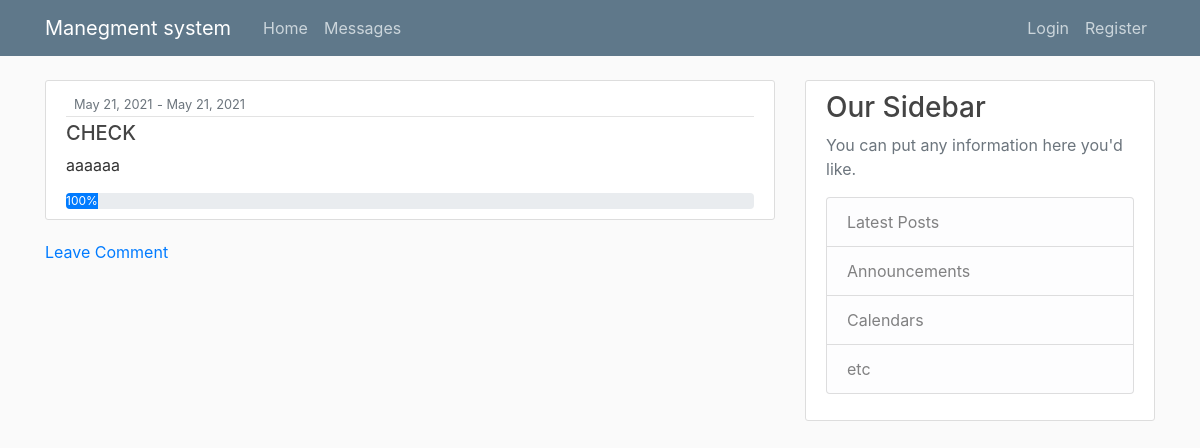
Page /Devlop/5/1/ on the earlier database version.
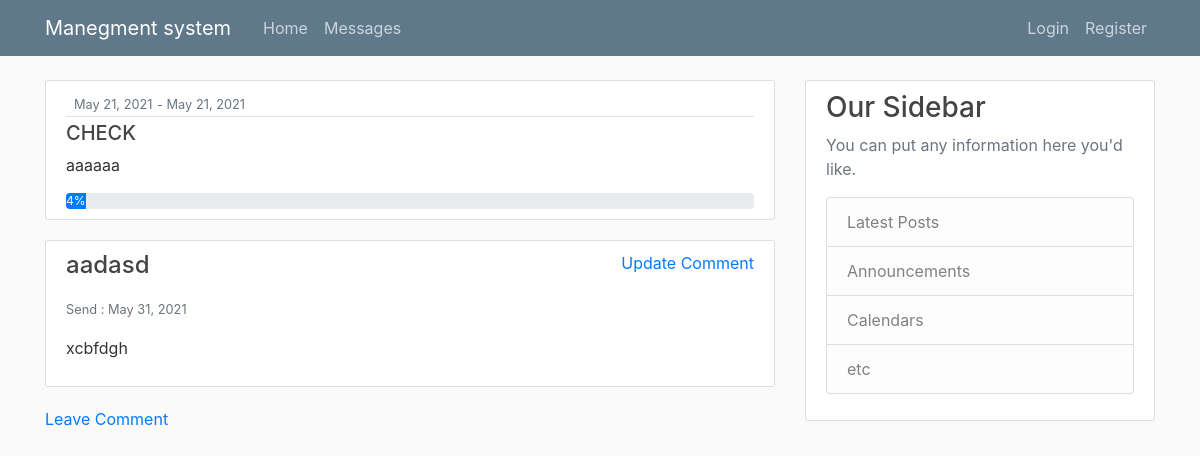
Same page on the later database version.
### work/models.py (models this page shows, shortened)
class Task(models.Model):
    startTime = models.DateField(null=False)
    endTime = models.DateField(null=False)
    inCharge = models.ForeignKey(User, on_delete=models.CASCADE)
    workDone = models.IntegerField(default=0, validators=[MaxValueValidator(100), MinValueValidator(0)])
    lastUpdate = models.DateTimeField(null=False)
    cost = models.FloatField(null=False, default=0)
    TaskName = models.CharField(max_length=300, null=False)
    Description = models.CharField(max_length=500, null=True)
    projectnum = models.ForeignKey(project, on_delete=models.CASCADE)
    inSprint = models.BooleanField(default=False)

class Comment(models.Model):
    Subtask = models.ForeignKey(SubTask, related_name='comments', on_delete=models.CASCADE)
    user = models.CharField(max_length=250)
    email = models.EmailField()
    body = models.TextField()
    created = models.DateTimeField(auto_now_add=True)
    approved = models.BooleanField(default=False)
    def approved(self):
        self.approved = True
        self.save()

### pages/views.py (the view)
# urls.py: path('Devlop/<int:id>/<int:my_id>/', SubTaskComment_view, name='SubTaskComment_view'),
def SubTaskComment_view(request, id, my_id):
    obj = get_object_or_404(Task, id=id)
    obj2 = Comment.objects.filter(Subtask=my_id)
    print(obj.pk)
    return render(request, "SubTaskComment.html", {'task': obj, 'comments': obj2, })

### templates/SubTaskComment.html (shortened to what this page needs)
{% extends "Base.html" %}
{% block content %}
        <article class="media content-section">
          <div class="media-body">
            <div class="article-metadata">
              <small class="text-muted">{{ task.startTime|date:"F d, Y" }}</small>
                <small class="text-muted"> - </small>
              <small class="text-muted">{{ task.endTime|date:"F d, Y" }}</small>
            </div>
            <h5><a class="article-title" href="#">{{ task.TaskName }}</a></h5>
            <p class="article-content">{{ task.Description }}</p>
              <div class="progress">
            <div class="progress-bar" role="progressbar"  aria-valuemin="1" aria-valuemax="100" aria-valuenow={{task.workDone}}>{{task.workDone}}%</div>
              </div>
              </div>
        </article>
    {% for comment in comments %}
        <article class="media content-section">
          <div class="media-body">
            <h4><a class="article-title" href="#">{{ comment.user }}</a></h4>
              <p></p><small class="text-muted">Send : {{ comment.created|date:"F d, Y" }}</small></p>
            <p class="article-content">{{ comment.body }}</p>
              </div>
             <a href="{% url 'comment-update' comment.pk %}">Update Comment</a>
        </article>
    {% endfor %}
    <a href="{% url 'comment-create' task.pk %}">Leave Comment</a>
{% endblock content %}

Differences in the rows shown:
changed Task "CHECK": workDone "100" → "4"
added Comment: user "aadasd", created "May 31, 2021", body "xcbfdgh"
